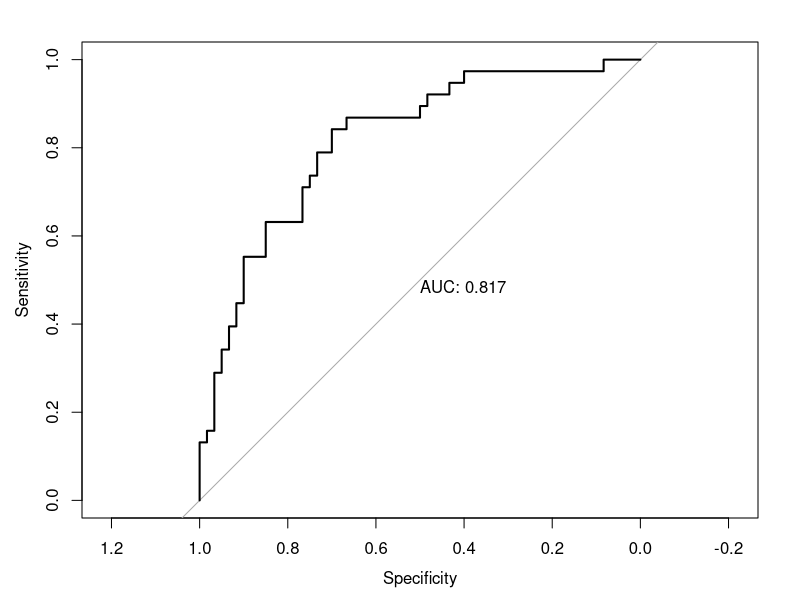
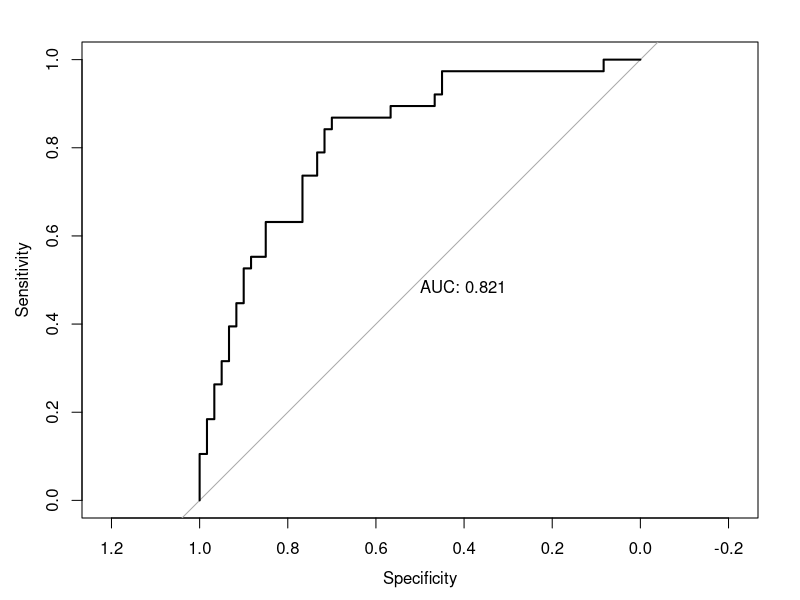
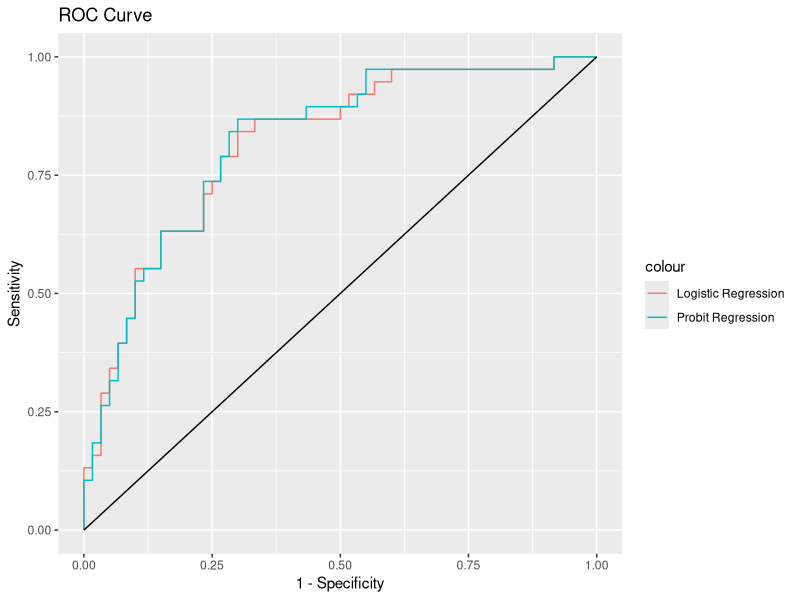

Write the R code that produced these figures, in order.
## LOAD & CLEAN 'Pima Indians Diabetes' DATA
library(mlbench)
library(pROC) # roc
library(ROCR) # prediction, performance
library(ggplot2)
data("PimaIndiansDiabetes2") # has 0 values set to NA where physically impossible
data <- na.omit(PimaIndiansDiabetes2) # n = 768 to n = 392

## PARTITION DATA
smp_size <- floor(0.75 * nrow(data)) # 75% of the sample size
set.seed(125) # set the seed to make partition reproducible
train_ind <- sample(seq_len(nrow(data)), size = smp_size)
train <- data[train_ind,]
test <- data[-train_ind,]

## TEST FIT
log.fit <- glm(diabetes~., family=binomial(link="logit"), data=train)
pro.fit <- glm(diabetes~., family=binomial(link="probit"), data=train)
#summary(pro.fit)
#summary(log.fit)
log.prob <- predict.glm(log.fit, newdata=test, type="response")
pro.prob <- predict.glm(pro.fit, newdata=test, type="response")

## PLOT ROC CURVE
plot(roc(test$diabetes, log.prob), print.auc=TRUE)
plot(roc(test$diabetes, pro.prob), print.auc=TRUE)
auc(test$diabetes, log.prob)
auc(test$diabetes, pro.prob)
log.pred <- prediction(log.prob, test$diabetes)
pro.pred <- prediction(pro.prob, test$diabetes)
log.perf <- performance(log.pred, measure = "tpr", x.measure = "fpr")
pro.perf <- performance(pro.pred, measure = "tpr", x.measure = "fpr")
log.dd <- data.frame(FP = log.perf@x.values[[1]], TP = log.perf@y.values[[1]])
pro.dd <- data.frame(FP = pro.perf@x.values[[1]], TP = pro.perf@y.values[[1]])
# add unique colors? when graphs are layered
ggplot() + 
  geom_line(data = log.dd, aes(x = FP, y = TP, color = "Logistic Regression")) +
  geom_line(data = pro.dd, aes(x = FP, y = TP, color = "Probit Regression")) +
  geom_segment(aes(x = 0, xend = 1, y = 0, yend = 1)) +
  ggtitle('ROC Curve') + 
  labs(x = '1 - Specificity', y = 'Sensitivity') 
